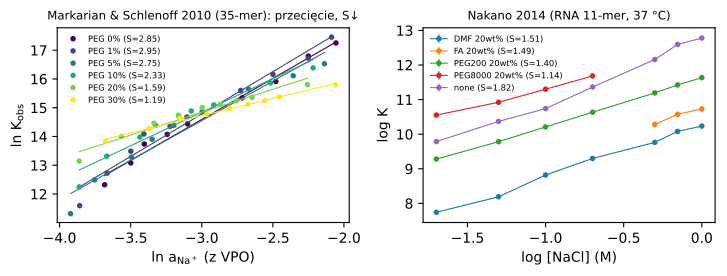

Source code (Python):
"""Re-plot digitized literature data (na_markarian2010_fig6.csv, na_nakano2014_fig3B.csv) in the A/B/C frame."""
import numpy as np, pandas as pd, matplotlib
matplotlib.use("Agg"); import matplotlib.pyplot as plt
m = pd.read_csv("na_markarian2010_fig6.csv"); n = pd.read_csv("na_nakano2014_fig3B.csv")
fig, axs = plt.subplots(1, 2, figsize=(7.4, 2.9))
ax = axs[0]; cm = plt.get_cmap("viridis")
for i, (w, g) in enumerate(m.groupby("peg_wt")):
    p = np.polyfit(g.ln_aNa, g.lnKobs, 1); col = cm(i / 5)
    ax.plot(g.ln_aNa, g.lnKobs, "o", ms=3, color=col, label=f"PEG {w:g}% (S={p[0]:.2f})")
    xx = np.linspace(g.ln_aNa.min(), g.ln_aNa.max(), 20); ax.plot(xx, np.polyval(p, xx), "-", color=col, lw=.8)
ax.set_xlabel("ln a$_\\mathrm{Na^+}$ (z VPO)"); ax.set_ylabel("ln K$_\\mathrm{obs}$")
ax.set_title("Markarian & Schlenoff 2010 (35-mer): przecięcie, S↓", fontsize=8.5); ax.legend(frameon=False, fontsize=6)
ax = axs[1]
for s, g in n.groupby("series"):
    p = np.polyfit(g.log_NaCl, g.logK, 1)
    ax.errorbar(g.log_NaCl, g.logK, g.logK_unc, fmt="o-", ms=3, lw=.8, label=f"{s} (S={p[0]:.2f})")
ax.set_xlabel("log [NaCl] (M)"); ax.set_ylabel("log K"); ax.legend(frameon=False, fontsize=6)
ax.set_title("Nakano 2014 (RNA 11-mer, 37 °C)", fontsize=8.5)
fig.tight_layout(); fig.savefig("lit_replot.pdf", bbox_inches="tight")
